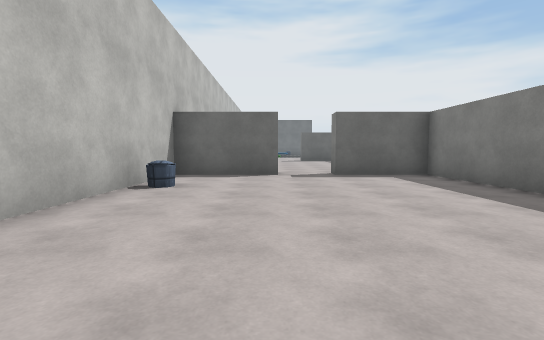
View 1 (above)

18 first-person views from a walk through a Unity game level. The camera is 1.2 m above the floor, tilts 4° down and sees 85° across. The floor is counted in squares, 2 m on a side. Each view is taken from the middle of a square. On the plan, view 1 faces up. The plan holds only what a view shows up to about 9 squares ahead; the rest is blank. The place goes on beyond the plan. The player character is not drawn. Surface patterns are stand-ins for the level's own textures.

View 2
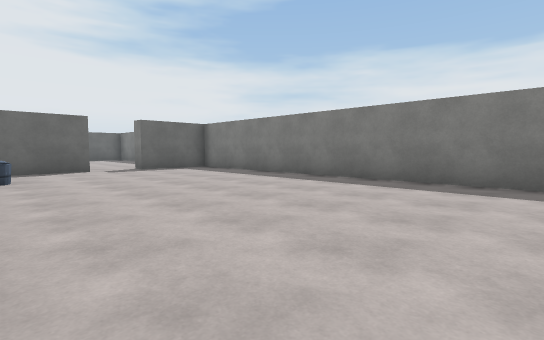

View 3
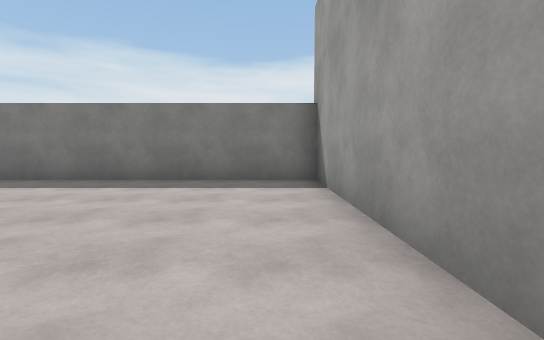

View 4
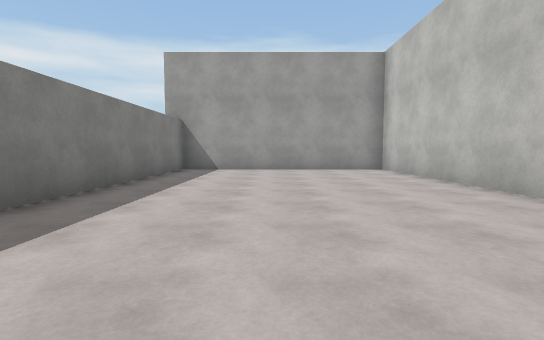

View 5
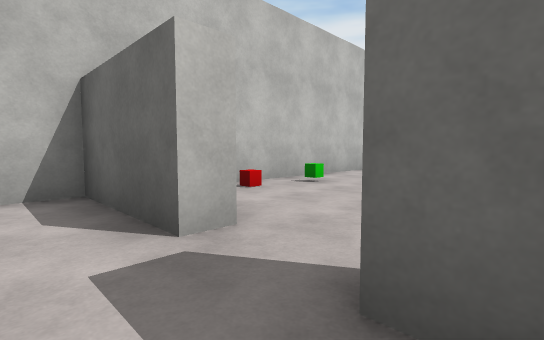

View 6
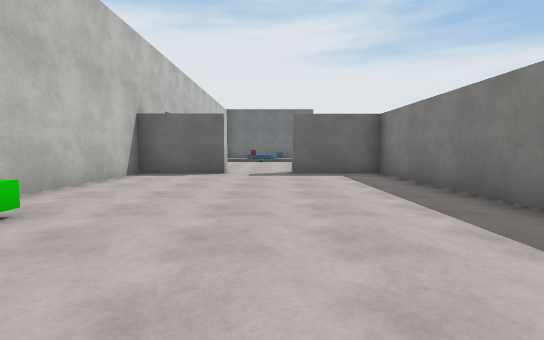

View 7
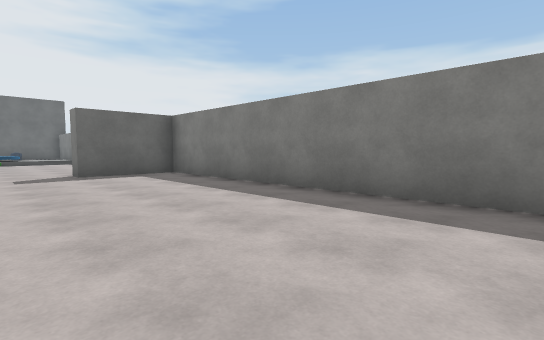

View 8
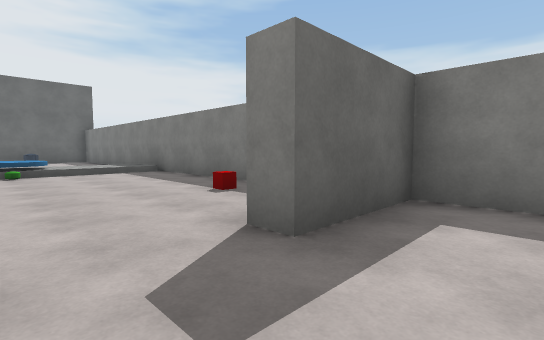

View 9
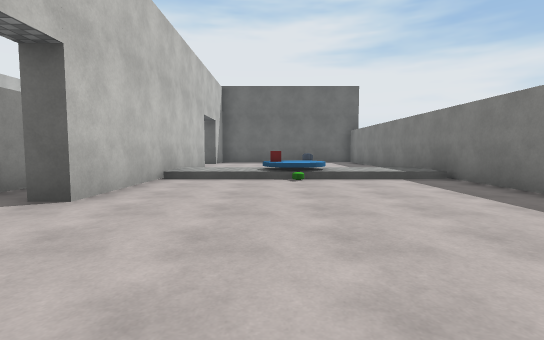

View 10
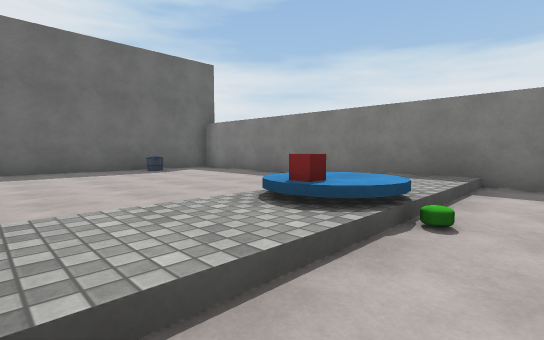

View 11
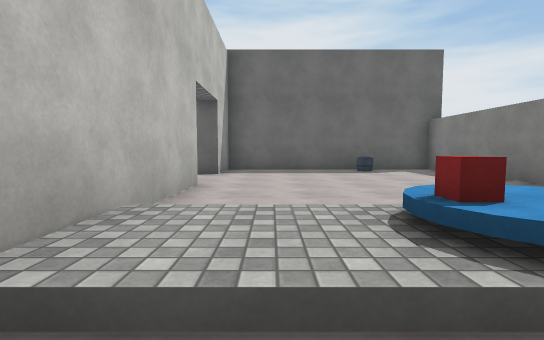

View 12
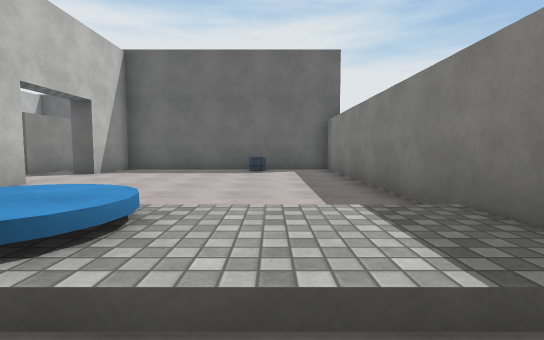

View 13
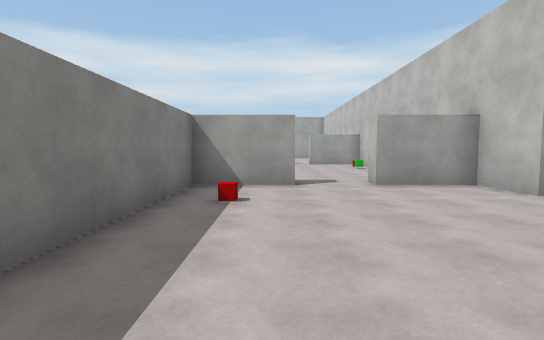

View 14
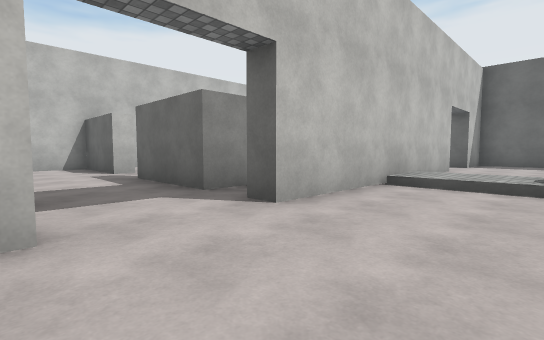

View 15
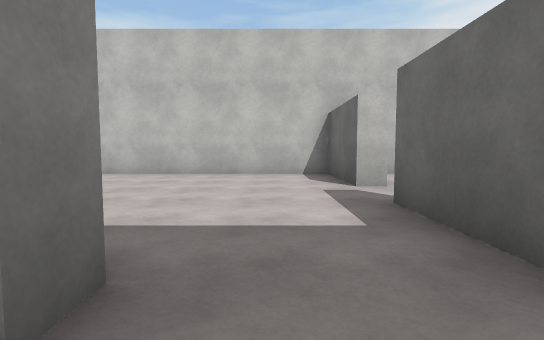

View 16
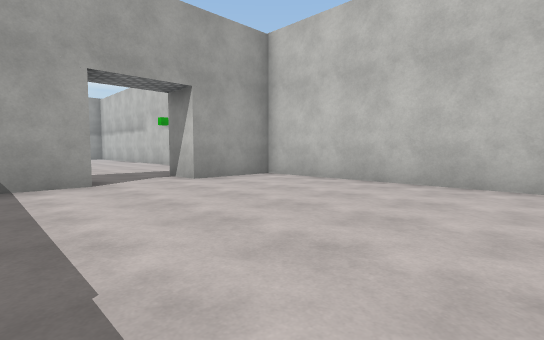

View 17
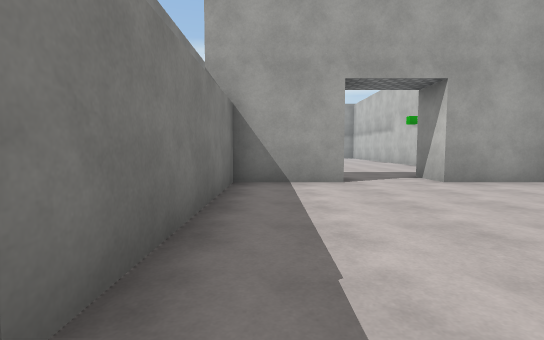

View 18
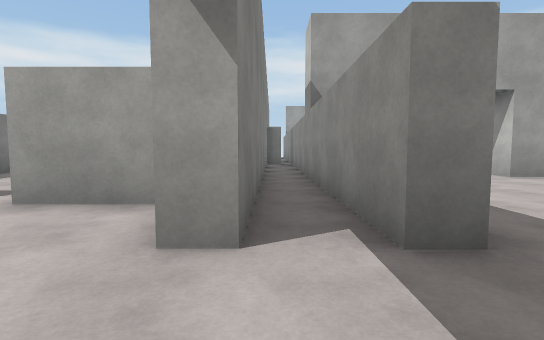

### Floor plan
Key: @ floor where view 1 was taken; # wall or solid block; . main floor; : floor 0.25 m higher than the main floor; / step, stairs or slope; B bin; O other object.
Columns run from 11 left of view 1 to 4 right of it. Each row starts with its distance up from view 1.
 30        #########
 29        ##....B.#
 28        ........#
 27         .......#
 26         #......#
 25         #......#
 24         #......#
 23         #////::#
 22         #//O///#
 21        ##......#
 20   ... ###......#
 19 ####.##........#
 18 #..............#
 17 #......##......#
 16 #......##......#
 15 #......####..###
 14 #......##......#
 13 #......##......#
 12 ###..####......#
 11    ..  ##......#
 10   ...  ##.O....#
  9   ...   #......#
  8           .....#
  7         ####.###
  6         #......#
  5         #B.....#
  4         #......#
  3         #......#
  2         #......#
  1         #......#
  0         #..@...#
 -1         #......#
 -2         #......#
 -3         ########

Where each view was taken, in squares from view 1:
view 1: 0 up, 0 right, facing up
view 2: 2 down, 2 left, facing up-right
view 3: 2 down, 2 left, facing right
view 4: 6 up, 1 right, facing down
view 5: 6 up, 2 right, facing up-left
view 6: 8 up, 1 right, facing up
view 7: 8 up, 0 right, facing up-right
view 8: 14 up, 0 right, facing up-right
view 9: 16 up, 0 right, facing up
view 10: 21 up, 2 left, facing up-right
view 11: 21 up, 1 left, facing up
view 12: 21 up, 2 right, facing up
view 13: 22 up, 2 right, facing down
view 14: 17 up, 0 right, facing up-left
view 15: 18 up, 3 left, facing left
view 16: 18 up, 5 left, facing down-left
view 17: 18 up, 5 left, facing down
view 18: 19 up, 3 left, facing down
